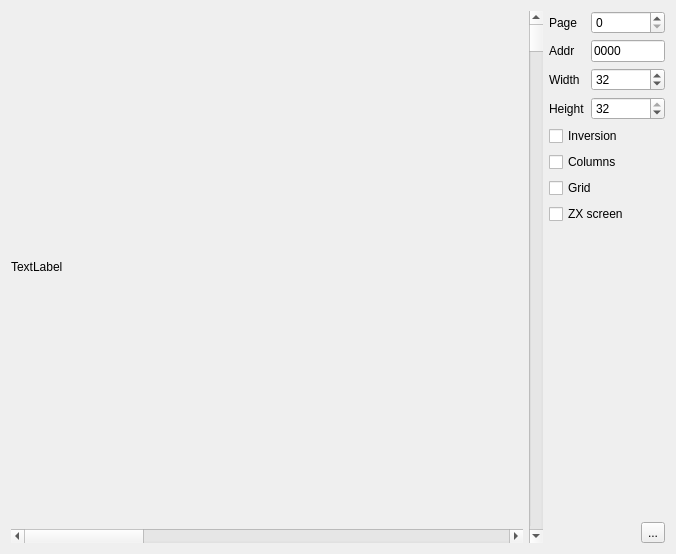
<?xml version="1.0" encoding="UTF-8"?>
<ui version="4.0">
 <class>MemView</class>
 <widget class="QDialog" name="MemView">
  <property name="geometry">
   <rect>
    <x>0</x>
    <y>0</y>
    <width>676</width>
    <height>552</height>
   </rect>
  </property>
  <property name="windowTitle">
   <string>Memory Sprite Scanner</string>
  </property>
  <property name="windowIcon">
   <iconset>
    <normaloff>:/images/logo.png</normaloff>:/images/logo.png</iconset>
  </property>
  <layout class="QHBoxLayout" name="horizontalLayout">
   <item>
    <layout class="QVBoxLayout" name="verticalLayout_2">
     <item>
      <widget class="QLabel" name="view">
       <property name="minimumSize">
        <size>
         <width>512</width>
         <height>512</height>
        </size>
       </property>
       <property name="text">
        <string>TextLabel</string>
       </property>
      </widget>
     </item>
     <item>
      <widget class="QScrollBar" name="scrollbar_h">
       <property name="pageStep">
        <number>32</number>
       </property>
       <property name="orientation">
        <enum>Qt::Horizontal</enum>
       </property>
      </widget>
     </item>
    </layout>
   </item>
   <item>
    <widget class="QScrollBar" name="scrollbar">
     <property name="maximum">
      <number>65535</number>
     </property>
     <property name="orientation">
      <enum>Qt::Vertical</enum>
     </property>
    </widget>
   </item>
   <item>
    <layout class="QVBoxLayout" name="verticalLayout">
     <item>
      <layout class="QGridLayout" name="gridLayout" columnstretch="0,0">
       <item row="1" column="0">
        <widget class="QLabel" name="label">
         <property name="text">
          <string>Addr</string>
         </property>
        </widget>
       </item>
       <item row="2" column="1">
        <widget class="QSpinBox" name="sbWidth">
         <property name="minimum">
          <number>1</number>
         </property>
         <property name="maximum">
          <number>256</number>
         </property>
         <property name="value">
          <number>32</number>
         </property>
        </widget>
       </item>
       <item row="3" column="1">
        <widget class="QSpinBox" name="sbHeight">
         <property name="minimum">
          <number>1</number>
         </property>
         <property name="maximum">
          <number>32</number>
         </property>
         <property name="value">
          <number>32</number>
         </property>
        </widget>
       </item>
       <item row="3" column="0">
        <widget class="QLabel" name="label_4">
         <property name="text">
          <string>Height</string>
         </property>
        </widget>
       </item>
       <item row="0" column="0">
        <widget class="QLabel" name="label_5">
         <property name="text">
          <string>Page</string>
         </property>
        </widget>
       </item>
       <item row="0" column="1">
        <widget class="QSpinBox" name="sbPage">
         <property name="maximum">
          <number>255</number>
         </property>
        </widget>
       </item>
       <item row="1" column="1">
        <widget class="xHexSpin" name="adrHex">
         <property name="text">
          <string>0000</string>
         </property>
        </widget>
       </item>
       <item row="2" column="0">
        <widget class="QLabel" name="label_3">
         <property name="text">
          <string>Width</string>
         </property>
        </widget>
       </item>
      </layout>
     </item>
     <item>
      <widget class="QCheckBox" name="cbInvert">
       <property name="text">
        <string>Inversion</string>
       </property>
      </widget>
     </item>
     <item>
      <widget class="QCheckBox" name="cbColumns">
       <property name="text">
        <string>Columns</string>
       </property>
      </widget>
     </item>
     <item>
      <widget class="QCheckBox" name="cbGrid">
       <property name="text">
        <string>Grid</string>
       </property>
      </widget>
     </item>
     <item>
      <widget class="QCheckBox" name="cbScreen">
       <property name="text">
        <string>ZX screen</string>
       </property>
      </widget>
     </item>
     <item>
      <spacer name="verticalSpacer">
       <property name="orientation">
        <enum>Qt::Vertical</enum>
       </property>
       <property name="sizeHint" stdset="0">
        <size>
         <width>20</width>
         <height>40</height>
        </size>
       </property>
      </spacer>
     </item>
     <item>
      <layout class="QHBoxLayout" name="horizontalLayout_2">
       <item>
        <spacer name="horizontalSpacer">
         <property name="orientation">
          <enum>Qt::Horizontal</enum>
         </property>
         <property name="sizeHint" stdset="0">
          <size>
           <width>40</width>
           <height>20</height>
          </size>
         </property>
        </spacer>
       </item>
       <item>
        <widget class="QToolButton" name="tbSave">
         <property name="text">
          <string>...</string>
         </property>
         <property name="icon">
          <iconset resource="../xpeccy.qrc">
           <normaloff>:/images/floppy.png</normaloff>:/images/floppy.png</iconset>
         </property>
        </widget>
       </item>
      </layout>
     </item>
    </layout>
   </item>
  </layout>
 </widget>
 <customwidgets>
  <customwidget>
   <class>xHexSpin</class>
   <extends>QLineEdit</extends>
   <header location="global">stdlib.h</header>
  </customwidget>
 </customwidgets>
 <tabstops>
  <tabstop>sbPage</tabstop>
  <tabstop>adrHex</tabstop>
  <tabstop>sbWidth</tabstop>
  <tabstop>sbHeight</tabstop>
  <tabstop>tbSave</tabstop>
 </tabstops>
 <resources>
  <include location="../xpeccy.qrc"/>
 </resources>
 <connections/>
</ui>
